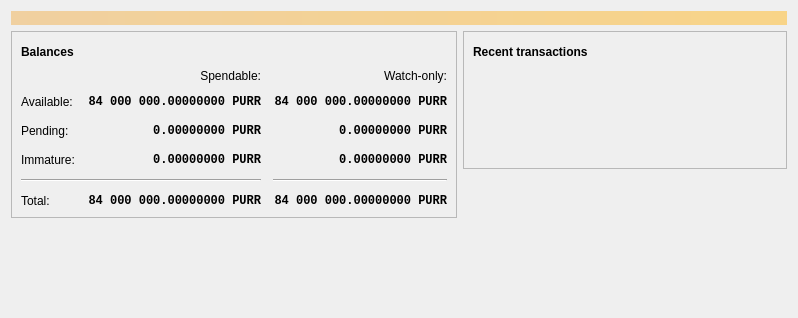
<?xml version="1.0" encoding="UTF-8"?>
<ui version="4.0">
 <class>OverviewPage</class>
 <widget class="QWidget" name="OverviewPage">
  <property name="geometry">
   <rect>
    <x>0</x>
    <y>0</y>
    <width>798</width>
    <height>318</height>
   </rect>
  </property>
  <property name="windowTitle">
   <string>Form</string>
  </property>
  <layout class="QVBoxLayout" name="topLayout">
   <item>
    <widget class="QLabel" name="labelAlerts">
     <property name="visible">
      <bool>false</bool>
     </property>
     <property name="styleSheet">
      <string notr="true">QLabel { background-color: qlineargradient(x1: 0, y1: 0, x2: 1, y2: 0, stop:0 #F0D0A0, stop:1 #F8D488); color:#000000; }</string>
     </property>
     <property name="wordWrap">
      <bool>true</bool>
     </property>
     <property name="margin">
      <number>3</number>
     </property>
     <property name="textInteractionFlags">
      <set>Qt::TextSelectableByMouse</set>
     </property>
    </widget>
   </item>
   <item>
    <layout class="QHBoxLayout" name="horizontalLayout" stretch="1,1">
     <item>
      <layout class="QVBoxLayout" name="verticalLayout_2">
       <item>
        <widget class="QFrame" name="frame">
         <property name="frameShape">
          <enum>QFrame::StyledPanel</enum>
         </property>
         <property name="frameShadow">
          <enum>QFrame::Raised</enum>
         </property>
         <layout class="QVBoxLayout" name="verticalLayout_4">
          <item>
           <layout class="QHBoxLayout" name="horizontalLayout_4">
            <item>
             <widget class="QLabel" name="label_5">
              <property name="font">
               <font>
                <weight>75</weight>
                <bold>true</bold>
               </font>
              </property>
              <property name="text">
               <string>Balances</string>
              </property>
             </widget>
            </item>
            <item>
             <widget class="QPushButton" name="labelWalletStatus">
              <property name="enabled">
               <bool>true</bool>
              </property>
              <property name="maximumSize">
               <size>
                <width>30</width>
                <height>16777215</height>
               </size>
              </property>
              <property name="toolTip">
               <string>The displayed information may be out of date. Your wallet automatically synchronizes with the KittyCash network after a connection is established, but this process has not completed yet.</string>
              </property>
              <property name="text">
               <string/>
              </property>
              <property name="icon">
               <iconset resource="../bitcoin.qrc">
                <normaloff>:/icons/warning</normaloff>
                <disabledoff>:/icons/warning</disabledoff>:/icons/warning</iconset>
              </property>
              <property name="iconSize">
               <size>
                <width>24</width>
                <height>24</height>
               </size>
              </property>
              <property name="flat">
               <bool>true</bool>
              </property>
             </widget>
            </item>
            <item>
             <spacer name="horizontalSpacer_3">
              <property name="orientation">
               <enum>Qt::Horizontal</enum>
              </property>
              <property name="sizeHint" stdset="0">
               <size>
                <width>40</width>
                <height>20</height>
               </size>
              </property>
             </spacer>
            </item>
           </layout>
          </item>
          <item>
           <layout class="QGridLayout" name="gridLayout">
            <property name="spacing">
             <number>12</number>
            </property>
            <item row="2" column="2">
             <widget class="QLabel" name="labelWatchPending">
              <property name="font">
               <font>
                <family>Monospace</family>
                <weight>75</weight>
                <bold>true</bold>
               </font>
              </property>
              <property name="cursor">
               <cursorShape>IBeamCursor</cursorShape>
              </property>
              <property name="toolTip">
               <string>Unconfirmed transactions to watch-only addresses</string>
              </property>
              <property name="text">
               <string notr="true">0.00000000 PURR</string>
              </property>
              <property name="alignment">
               <set>Qt::AlignRight|Qt::AlignTrailing|Qt::AlignVCenter</set>
              </property>
              <property name="textInteractionFlags">
               <set>Qt::LinksAccessibleByMouse|Qt::TextSelectableByKeyboard|Qt::TextSelectableByMouse</set>
              </property>
             </widget>
            </item>
            <item row="2" column="1">
             <widget class="QLabel" name="labelUnconfirmed">
              <property name="font">
               <font>
                <family>Monospace</family>
                <weight>75</weight>
                <bold>true</bold>
               </font>
              </property>
              <property name="cursor">
               <cursorShape>IBeamCursor</cursorShape>
              </property>
              <property name="toolTip">
               <string>Total of transactions that have yet to be confirmed, and do not yet count toward the spendable balance</string>
              </property>
              <property name="text">
               <string notr="true">0.00000000 PURR</string>
              </property>
              <property name="alignment">
               <set>Qt::AlignRight|Qt::AlignTrailing|Qt::AlignVCenter</set>
              </property>
              <property name="textInteractionFlags">
               <set>Qt::LinksAccessibleByMouse|Qt::TextSelectableByKeyboard|Qt::TextSelectableByMouse</set>
              </property>
             </widget>
            </item>
            <item row="3" column="2">
             <widget class="QLabel" name="labelWatchImmature">
              <property name="font">
               <font>
                <family>Monospace</family>
                <weight>75</weight>
                <bold>true</bold>
               </font>
              </property>
              <property name="cursor">
               <cursorShape>IBeamCursor</cursorShape>
              </property>
              <property name="toolTip">
               <string>Mined balance in watch-only addresses that has not yet matured</string>
              </property>
              <property name="text">
               <string notr="true">0.00000000 PURR</string>
              </property>
              <property name="alignment">
               <set>Qt::AlignRight|Qt::AlignTrailing|Qt::AlignVCenter</set>
              </property>
              <property name="textInteractionFlags">
               <set>Qt::LinksAccessibleByMouse|Qt::TextSelectableByKeyboard|Qt::TextSelectableByMouse</set>
              </property>
             </widget>
            </item>
            <item row="4" column="0" colspan="2">
             <widget class="Line" name="line">
              <property name="orientation">
               <enum>Qt::Horizontal</enum>
              </property>
             </widget>
            </item>
            <item row="4" column="2">
             <widget class="Line" name="lineWatchBalance">
              <property name="sizePolicy">
               <sizepolicy hsizetype="Preferred" vsizetype="Fixed">
                <horstretch>0</horstretch>
                <verstretch>0</verstretch>
               </sizepolicy>
              </property>
              <property name="minimumSize">
               <size>
                <width>140</width>
                <height>0</height>
               </size>
              </property>
              <property name="orientation">
               <enum>Qt::Horizontal</enum>
              </property>
             </widget>
            </item>
            <item row="5" column="0">
             <widget class="QLabel" name="labelTotalText">
              <property name="text">
               <string>Total:</string>
              </property>
             </widget>
            </item>
            <item row="3" column="1">
             <widget class="QLabel" name="labelImmature">
              <property name="font">
               <font>
                <family>Monospace</family>
                <weight>75</weight>
                <bold>true</bold>
               </font>
              </property>
              <property name="cursor">
               <cursorShape>IBeamCursor</cursorShape>
              </property>
              <property name="toolTip">
               <string>Mined balance that has not yet matured</string>
              </property>
              <property name="text">
               <string notr="true">0.00000000 PURR</string>
              </property>
              <property name="alignment">
               <set>Qt::AlignRight|Qt::AlignTrailing|Qt::AlignVCenter</set>
              </property>
              <property name="textInteractionFlags">
               <set>Qt::LinksAccessibleByMouse|Qt::TextSelectableByKeyboard|Qt::TextSelectableByMouse</set>
              </property>
             </widget>
            </item>
            <item row="2" column="3">
             <spacer name="horizontalSpacer_2">
              <property name="orientation">
               <enum>Qt::Horizontal</enum>
              </property>
              <property name="sizeHint" stdset="0">
               <size>
                <width>40</width>
                <height>20</height>
               </size>
              </property>
             </spacer>
            </item>
            <item row="3" column="0">
             <widget class="QLabel" name="labelImmatureText">
              <property name="text">
               <string>Immature:</string>
              </property>
             </widget>
            </item>
            <item row="5" column="1">
             <widget class="QLabel" name="labelTotal">
              <property name="font">
               <font>
                <family>Monospace</family>
                <weight>75</weight>
                <bold>true</bold>
               </font>
              </property>
              <property name="cursor">
               <cursorShape>IBeamCursor</cursorShape>
              </property>
              <property name="toolTip">
               <string>Your current total balance</string>
              </property>
              <property name="text">
               <string notr="true">84 000 000.00000000 PURR</string>
              </property>
              <property name="alignment">
               <set>Qt::AlignRight|Qt::AlignTrailing|Qt::AlignVCenter</set>
              </property>
              <property name="textInteractionFlags">
               <set>Qt::LinksAccessibleByMouse|Qt::TextSelectableByKeyboard|Qt::TextSelectableByMouse</set>
              </property>
             </widget>
            </item>
            <item row="5" column="2">
             <widget class="QLabel" name="labelWatchTotal">
              <property name="font">
               <font>
                <family>Monospace</family>
                <weight>75</weight>
                <bold>true</bold>
               </font>
              </property>
              <property name="cursor">
               <cursorShape>IBeamCursor</cursorShape>
              </property>
              <property name="toolTip">
               <string>Current total balance in watch-only addresses</string>
              </property>
              <property name="text">
               <string notr="true">84 000 000.00000000 PURR</string>
              </property>
              <property name="alignment">
               <set>Qt::AlignRight|Qt::AlignTrailing|Qt::AlignVCenter</set>
              </property>
              <property name="textInteractionFlags">
               <set>Qt::LinksAccessibleByMouse|Qt::TextSelectableByKeyboard|Qt::TextSelectableByMouse</set>
              </property>
             </widget>
            </item>
            <item row="0" column="2">
             <widget class="QLabel" name="labelWatchonly">
              <property name="text">
               <string>Watch-only:</string>
              </property>
              <property name="alignment">
               <set>Qt::AlignRight|Qt::AlignTrailing|Qt::AlignVCenter</set>
              </property>
             </widget>
            </item>
            <item row="1" column="0">
             <widget class="QLabel" name="labelBalanceText">
              <property name="text">
               <string>Available:</string>
              </property>
             </widget>
            </item>
            <item row="1" column="1">
             <widget class="QLabel" name="labelBalance">
              <property name="font">
               <font>
                <family>Monospace</family>
                <weight>75</weight>
                <bold>true</bold>
               </font>
              </property>
              <property name="cursor">
               <cursorShape>IBeamCursor</cursorShape>
              </property>
              <property name="toolTip">
               <string>Your current spendable balance</string>
              </property>
              <property name="text">
               <string notr="true">84 000 000.00000000 PURR</string>
              </property>
              <property name="alignment">
               <set>Qt::AlignRight|Qt::AlignTrailing|Qt::AlignVCenter</set>
              </property>
              <property name="textInteractionFlags">
               <set>Qt::LinksAccessibleByMouse|Qt::TextSelectableByKeyboard|Qt::TextSelectableByMouse</set>
              </property>
             </widget>
            </item>
            <item row="1" column="2">
             <widget class="QLabel" name="labelWatchAvailable">
              <property name="font">
               <font>
                <family>Monospace</family>
                <weight>75</weight>
                <bold>true</bold>
               </font>
              </property>
              <property name="cursor">
               <cursorShape>IBeamCursor</cursorShape>
              </property>
              <property name="toolTip">
               <string>Your current balance in watch-only addresses</string>
              </property>
              <property name="text">
               <string notr="true">84 000 000.00000000 PURR</string>
              </property>
              <property name="alignment">
               <set>Qt::AlignRight|Qt::AlignTrailing|Qt::AlignVCenter</set>
              </property>
              <property name="textInteractionFlags">
               <set>Qt::LinksAccessibleByMouse|Qt::TextSelectableByKeyboard|Qt::TextSelectableByMouse</set>
              </property>
             </widget>
            </item>
            <item row="2" column="0">
             <widget class="QLabel" name="labelPendingText">
              <property name="text">
               <string>Pending:</string>
              </property>
             </widget>
            </item>
            <item row="0" column="1">
             <widget class="QLabel" name="labelSpendable">
              <property name="text">
               <string>Spendable:</string>
              </property>
              <property name="alignment">
               <set>Qt::AlignRight|Qt::AlignTrailing|Qt::AlignVCenter</set>
              </property>
             </widget>
            </item>
           </layout>
          </item>
         </layout>
        </widget>
       </item>
       <item>
        <spacer name="verticalSpacer">
         <property name="orientation">
          <enum>Qt::Vertical</enum>
         </property>
         <property name="sizeHint" stdset="0">
          <size>
           <width>20</width>
           <height>40</height>
          </size>
         </property>
        </spacer>
       </item>
      </layout>
     </item>
     <item>
      <layout class="QVBoxLayout" name="verticalLayout_3">
       <item>
        <widget class="QFrame" name="frame_2">
         <property name="frameShape">
          <enum>QFrame::StyledPanel</enum>
         </property>
         <property name="frameShadow">
          <enum>QFrame::Raised</enum>
         </property>
         <layout class="QVBoxLayout" name="verticalLayout">
          <item>
           <layout class="QHBoxLayout" name="horizontalLayout_2">
            <item>
             <widget class="QLabel" name="label_4">
              <property name="font">
               <font>
                <weight>75</weight>
                <bold>true</bold>
               </font>
              </property>
              <property name="text">
               <string>Recent transactions</string>
              </property>
             </widget>
            </item>
            <item>
             <widget class="QPushButton" name="labelTransactionsStatus">
              <property name="enabled">
               <bool>true</bool>
              </property>
              <property name="maximumSize">
               <size>
                <width>30</width>
                <height>16777215</height>
               </size>
              </property>
              <property name="toolTip">
               <string>The displayed information may be out of date. Your wallet automatically synchronizes with the KittyCash network after a connection is established, but this process has not completed yet.</string>
              </property>
              <property name="text">
               <string/>
              </property>
              <property name="icon">
               <iconset resource="../bitcoin.qrc">
                <normaloff>:/icons/warning</normaloff>
                <disabledoff>:/icons/warning</disabledoff>:/icons/warning</iconset>
              </property>
              <property name="iconSize">
               <size>
                <width>24</width>
                <height>24</height>
               </size>
              </property>
              <property name="flat">
               <bool>true</bool>
              </property>
             </widget>
            </item>
            <item>
             <spacer name="horizontalSpacer">
              <property name="orientation">
               <enum>Qt::Horizontal</enum>
              </property>
              <property name="sizeHint" stdset="0">
               <size>
                <width>40</width>
                <height>20</height>
               </size>
              </property>
             </spacer>
            </item>
           </layout>
          </item>
          <item>
           <widget class="TransactionOverviewWidget" name="listTransactions">
            <property name="styleSheet">
             <string notr="true">QListView { background: transparent; }</string>
            </property>
            <property name="frameShape">
             <enum>QFrame::NoFrame</enum>
            </property>
            <property name="verticalScrollBarPolicy">
             <enum>Qt::ScrollBarAlwaysOff</enum>
            </property>
            <property name="horizontalScrollBarPolicy">
             <enum>Qt::ScrollBarAlwaysOff</enum>
            </property>
            <property name="sizeAdjustPolicy">
             <enum>QAbstractScrollArea::AdjustToContents</enum>
            </property>
            <property name="selectionMode">
             <enum>QAbstractItemView::NoSelection</enum>
            </property>
            <property name="uniformItemSizes">
             <bool>true</bool>
            </property>
           </widget>
          </item>
         </layout>
        </widget>
       </item>
       <item>
        <spacer name="verticalSpacer_2">
         <property name="orientation">
          <enum>Qt::Vertical</enum>
         </property>
         <property name="sizeHint" stdset="0">
          <size>
           <width>20</width>
           <height>40</height>
          </size>
         </property>
        </spacer>
       </item>
      </layout>
     </item>
    </layout>
   </item>
  </layout>
 </widget>
 <customwidgets>
  <customwidget>
   <class>TransactionOverviewWidget</class>
   <extends>QListView</extends>
   <header>qt/transactionoverviewwidget.h</header>
  </customwidget>
 </customwidgets>
 <resources/>
 <connections/>
</ui>
